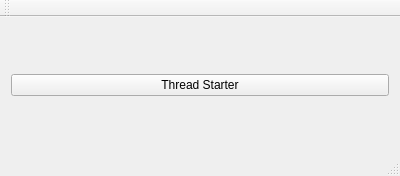
<?xml version="1.0" encoding="UTF-8"?>
<ui version="4.0">
 <class>MainWindow</class>
 <widget class="QMainWindow" name="MainWindow">
  <property name="geometry">
   <rect>
    <x>0</x>
    <y>0</y>
    <width>400</width>
    <height>176</height>
   </rect>
  </property>
  <property name="windowTitle">
   <string>MainWindow</string>
  </property>
  <widget class="QWidget" name="centralWidget">
   <layout class="QVBoxLayout" name="verticalLayout">
    <item>
     <widget class="QPushButton" name="pushButton">
      <property name="text">
       <string>Thread Starter</string>
      </property>
     </widget>
    </item>
   </layout>
  </widget>
  <widget class="QMenuBar" name="menuBar">
   <property name="geometry">
    <rect>
     <x>0</x>
     <y>0</y>
     <width>400</width>
     <height>25</height>
    </rect>
   </property>
  </widget>
  <widget class="QToolBar" name="mainToolBar">
   <attribute name="toolBarArea">
    <enum>TopToolBarArea</enum>
   </attribute>
   <attribute name="toolBarBreak">
    <bool>false</bool>
   </attribute>
  </widget>
  <widget class="QStatusBar" name="statusBar"/>
 </widget>
 <layoutdefault spacing="6" margin="11"/>
 <resources/>
 <connections/>
</ui>
